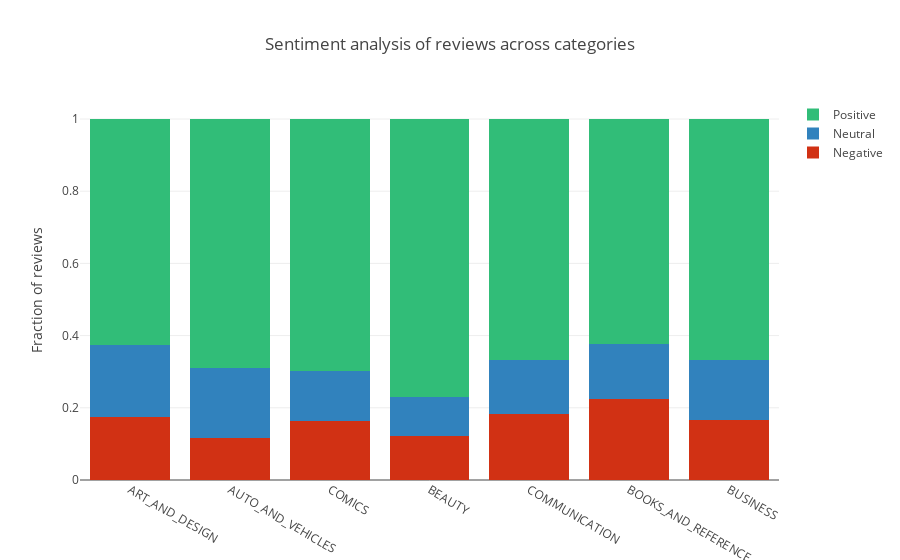

The code cell stored with this chart in its notebook:
### Code cell
#print(merged_df.isna().sum())

#fig, ax = plt.subplots(figsize=(15,10))
#groups = merged_df.groupby(['Category','Sentiment']).count()['App'].unstack().plot(kind='bar', stacked=True, ax=ax)


#grouped_df_sentiment = merged_df.groupby(['Category'])['Sentiment_Polarity'].mean().sort_values(ascending=False)
#print(grouped_df_sentiment.index)
#ax = sns.barplot(x=grouped_df_sentiment.index, y=grouped_df_sentiment.values)


#ax = sns.countplot(x="Category", hue="Sentiment", data=merged_df)

grouped_sentiment_category_count = merged_df.groupby(['Category', 'Sentiment']).agg({'App': 'count'}).reset_index()
grouped_sentiment_category_sum = merged_df.groupby(['Category']).agg({'Sentiment': 'count'}).reset_index()

new_df = pd.merge(grouped_sentiment_category_count, grouped_sentiment_category_sum, on=["Category"])
#print(new_df)
new_df['Sentiment_Normalized'] = new_df.App/new_df.Sentiment_y


trace1 = go.Bar(
    x=list(set(new_df.Category)),
    y= new_df.Sentiment_Normalized[::3],
    name='Negative',
    marker=dict(color = 'rgb(209,49,20)')
)

trace2 = go.Bar(
    x=list(set(new_df.Category)),
    y= new_df.Sentiment_Normalized[1::3],
    name='Neutral',
    marker=dict(color = 'rgb(49,130,189)')
)

trace3 = go.Bar(
    x=list(set(new_df.Category)),
    y= new_df.Sentiment_Normalized[2::3],
    name='Positive',
    marker=dict(color = 'rgb(49,189,120)')
)

data = [trace1, trace2, trace3]
layout = go.Layout(
    title = 'Sentiment analysis of reviews across categories',
    barmode='stack',
    yaxis = {'title': 'Fraction of reviews'}
)

fig = go.Figure(data=data, layout=layout)

plotly.offline.iplot({'data': data, 'layout': layout})

### Figure 1 — Plotly figure (JSON) as saved in the notebook; plotly's stock layout.template omitted (floating-point values rounded to 4 significant figures)
{"data": [{"marker": {"color": "rgb(209,49,20)"}, "name": "Negative", "type": "bar", "uid": "772fbaee-9a94-11e8-8c9f-88e9fe7785ac", "x": ["ART_AND_DESIGN", "AUTO_AND_VEHICLES", "COMICS", "BEAUTY", "COMMUNICATION", "BOOKS_AND_REFERENCE", "BUSINESS"], "y": [0.1755, 0.1152, 0.1645, 0.1224, 0.1823, 0.2254, 0.1652]}, {"marker": {"color": "rgb(49,130,189)"}, "name": "Neutral", "type": "bar", "uid": "772fbc4c-9a94-11e8-9566-88e9fe7785ac", "x": ["ART_AND_DESIGN", "AUTO_AND_VEHICLES", "COMICS", "BEAUTY", "COMMUNICATION", "BOOKS_AND_REFERENCE", "BUSINESS"], "y": [0.1972, 0.1939, 0.1382, 0.1088, 0.15, 0.1503, 0.1663]}, {"marker": {"color": "rgb(49,189,120)"}, "name": "Positive", "type": "bar", "uid": "772fbd00-9a94-11e8-b825-88e9fe7785ac", "x": ["ART_AND_DESIGN", "AUTO_AND_VEHICLES", "COMICS", "BEAUTY", "COMMUNICATION", "BOOKS_AND_REFERENCE", "BUSINESS"], "y": [0.6272, 0.6909, 0.6974, 0.7687, 0.6676, 0.6243, 0.6685]}], "layout": {"barmode": "stack", "title": "Sentiment analysis of reviews across categories", "yaxis": {"title": "Fraction of reviews"}}}
